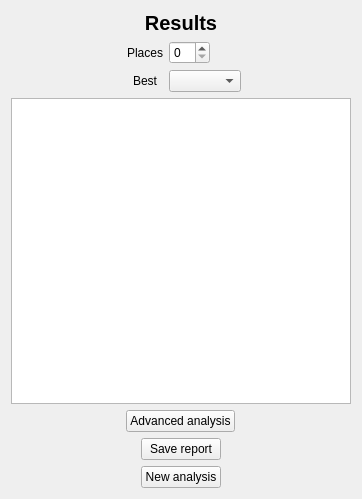
<?xml version="1.0" encoding="UTF-8"?>
<ui version="4.0">
 <class>Form</class>
 <widget class="QWidget" name="Form">
  <property name="geometry">
   <rect>
    <x>0</x>
    <y>0</y>
    <width>362</width>
    <height>499</height>
   </rect>
  </property>
  <property name="windowTitle">
   <string>Form</string>
  </property>
  <layout class="QVBoxLayout" name="verticalLayout_2">
   <item>
    <widget class="QLabel" name="label">
     <property name="font">
      <font>
       <pointsize>15</pointsize>
       <weight>75</weight>
       <bold>true</bold>
      </font>
     </property>
     <property name="text">
      <string>Results</string>
     </property>
     <property name="alignment">
      <set>Qt::AlignCenter</set>
     </property>
    </widget>
   </item>
   <item>
    <layout class="QFormLayout" name="formLayout_2">
     <property name="labelAlignment">
      <set>Qt::AlignCenter</set>
     </property>
     <property name="formAlignment">
      <set>Qt::AlignHCenter|Qt::AlignTop</set>
     </property>
     <item row="0" column="0">
      <widget class="QLabel" name="label_2">
       <property name="sizePolicy">
        <sizepolicy hsizetype="Fixed" vsizetype="Preferred">
         <horstretch>0</horstretch>
         <verstretch>0</verstretch>
        </sizepolicy>
       </property>
       <property name="layoutDirection">
        <enum>Qt::LeftToRight</enum>
       </property>
       <property name="text">
        <string>Places</string>
       </property>
       <property name="alignment">
        <set>Qt::AlignLeading|Qt::AlignLeft|Qt::AlignVCenter</set>
       </property>
      </widget>
     </item>
     <item row="1" column="1">
      <widget class="QComboBox" name="comboBox">
       <property name="sizePolicy">
        <sizepolicy hsizetype="Fixed" vsizetype="Fixed">
         <horstretch>0</horstretch>
         <verstretch>0</verstretch>
        </sizepolicy>
       </property>
      </widget>
     </item>
     <item row="1" column="0">
      <widget class="QLabel" name="label_3">
       <property name="text">
        <string>Best</string>
       </property>
      </widget>
     </item>
     <item row="0" column="1">
      <widget class="QSpinBox" name="spinBox">
       <property name="sizePolicy">
        <sizepolicy hsizetype="Fixed" vsizetype="Minimum">
         <horstretch>0</horstretch>
         <verstretch>0</verstretch>
        </sizepolicy>
       </property>
      </widget>
     </item>
    </layout>
   </item>
   <item>
    <layout class="QVBoxLayout" name="verticalLayout">
     <item>
      <widget class="QTextEdit" name="textEdit">
       <property name="frameShadow">
        <enum>QFrame::Raised</enum>
       </property>
      </widget>
     </item>
     <item alignment="Qt::AlignHCenter">
      <widget class="QPushButton" name="pushButton">
       <property name="sizePolicy">
        <sizepolicy hsizetype="Fixed" vsizetype="Fixed">
         <horstretch>0</horstretch>
         <verstretch>0</verstretch>
        </sizepolicy>
       </property>
       <property name="text">
        <string>Advanced analysis</string>
       </property>
      </widget>
     </item>
     <item alignment="Qt::AlignHCenter">
      <widget class="QPushButton" name="pushButton_2">
       <property name="sizePolicy">
        <sizepolicy hsizetype="Fixed" vsizetype="Fixed">
         <horstretch>0</horstretch>
         <verstretch>0</verstretch>
        </sizepolicy>
       </property>
       <property name="text">
        <string>Save report</string>
       </property>
      </widget>
     </item>
     <item alignment="Qt::AlignHCenter">
      <widget class="QPushButton" name="pushButton_3">
       <property name="sizePolicy">
        <sizepolicy hsizetype="Fixed" vsizetype="Fixed">
         <horstretch>0</horstretch>
         <verstretch>0</verstretch>
        </sizepolicy>
       </property>
       <property name="text">
        <string>New analysis</string>
       </property>
      </widget>
     </item>
    </layout>
   </item>
  </layout>
 </widget>
 <resources/>
 <connections/>
</ui>
